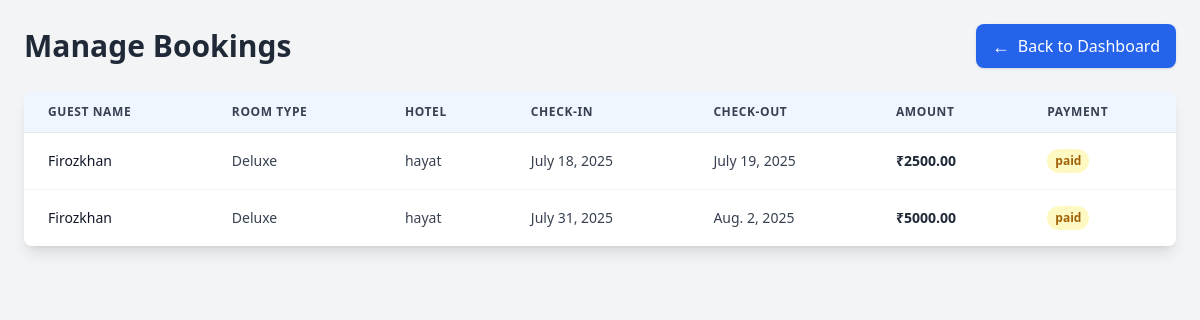
The page /owner/manage_bookings/1/ on the database its author committed.
### owner/models.py (models this page shows, shortened)
class GuestDetail(models.Model):
    booking = models.ForeignKey(Booking, on_delete=models.CASCADE, related_name='guest')
    hotel = models.ForeignKey('Hotel', on_delete=models.CASCADE)  # 🔗 Add this line
    full_name = models.CharField(max_length=100)
    gender = models.CharField(max_length=1, choices=[
        ('M', 'Male'),
        ('F', 'Female'),
        ('O', 'Other'),
    ])
    email = models.EmailField()
    phone = models.CharField(max_length=15)
    address = models.TextField(blank=True, null=True)

class Booking(models.Model):
    user = models.ForeignKey('app.userregister', on_delete=models.CASCADE,related_name='app_bookings',null=True,blank=True)  # or userregister if you're using a custom model
    hotel=models.ForeignKey('Hotel',on_delete=models.CASCADE)
    room = models.ForeignKey(Room, on_delete=models.CASCADE)
    booking_date = models.DateTimeField(auto_now_add=True)
    check_in = models.DateField(null=True, blank=True)
    check_out = models.DateField(null=True, blank=True)
    total_amount = models.DecimalField(max_digits=10, decimal_places=2)
    payment_id = models.CharField(max_length=100)
    payment_status = models.CharField(max_length=20, choices=[
        ('Pending', 'Pending'),
        ('Paid', 'Paid'),
        ('Failed', 'Failed'),
    ], default='Pending')
    status=models.CharField(max_length=20,choices=[
        ('confirmed',"Confirmed"),
        ('cancelled','Cancelled'),
        ('pending','Pending')
    ],default='pending')

class Room(models.Model):
    STATUS_CHOICES = [
        ('available', 'Available'),
        ('booked', 'Booked'),
        ('unavailable', 'Unavailable'),
    ]
    hotel = models.ForeignKey('Hotel', on_delete=models.CASCADE, related_name='rooms')
    room_type = models.ForeignKey(RoomType, on_delete=models.SET_NULL, null=True)
    price_per_night = models.DecimalField(max_digits=10, decimal_places=2)
    status = models.CharField(max_length=20, choices=STATUS_CHOICES, default='available')

class RoomType(models.Model):
    hotel = models.ForeignKey(Hotel, on_delete=models.CASCADE, null=True, blank=True)
    name = models.CharField(max_length=50)
    description = models.TextField(blank=True, null=True)

class Hotel(models.Model):
    hotel_name = models.CharField(max_length=100)
    email = models.EmailField(unique=True)
    phone = models.CharField(max_length=15)
    address = models.TextField()
    city = models.CharField(max_length=50)
    state = models.CharField(max_length=50)
    pincode = models.CharField(max_length=10)
    registration_number = models.CharField(max_length=100)
    license_number = models.CharField(max_length=100)
    total_rooms = models.PositiveIntegerField()
    password = models.CharField(max_length=128)
    image = models.ImageField(upload_to='hotel_images/image/', null=True, blank=True)

### owner/views.py (the view)
# urls.py: path('manage_bookings/<int:hotel_id>/',views.manage_bookings,name='manage_bookings'),
def manage_bookings(request,hotel_id):
    hotel=get_object_or_404(Hotel,id=hotel_id)
    booking=Booking.objects.filter(hotel=hotel).select_related('room')
    context={
        'hotels':hotel,
        'bookings':booking
    }
    return render(request,'manage_bookings.html',context)

### owner/templates/manage_bookings.html (shortened to what this page needs)
<!DOCTYPE html>
<html lang="en">
<head>
    <script src="https://cdn.tailwindcss.com"></script>
</head>
<body class="bg-gray-100 text-gray-800 min-h-screen p-6">
    <div class="flex flex-col sm:flex-row justify-between items-center mb-6 gap-4">
        <h1 class="text-3xl font-bold text-gray-800">Manage Bookings</h1>
        <a href="{% url 'hoteldashboard' hotels.id %}"
           class="flex items-center gap-2 px-4 py-2 bg-blue-600 text-white rounded-lg shadow hover:bg-blue-700 transition duration-200">
            <span class="text-lg">←</span> Back to Dashboard
        </a>
    </div>
    <div class="overflow-x-auto bg-white rounded-lg shadow-lg">
        <table class="min-w-full divide-y divide-gray-200">
            <thead class="bg-blue-50 text-gray-700">
                <tr>
                    <th class="px-6 py-3 text-left text-xs font-semibold uppercase tracking-wider">Guest Name</th>
                    <th class="px-6 py-3 text-left text-xs font-semibold uppercase tracking-wider">Room Type</th>
                    <th class="px-6 py-3 text-left text-xs font-semibold uppercase tracking-wider">Hotel</th>
                    <th class="px-6 py-3 text-left text-xs font-semibold uppercase tracking-wider">Check-in</th>
                    <th class="px-6 py-3 text-left text-xs font-semibold uppercase tracking-wider">Check-out</th>
                    <th class="px-6 py-3 text-left text-xs font-semibold uppercase tracking-wider">Amount</th>
                    <th class="px-6 py-3 text-left text-xs font-semibold uppercase tracking-wider">Payment</th>
                </tr>
            </thead>
            <tbody class="bg-white divide-y divide-gray-100">
                {% for booking in bookings %}
                <tr class="hover:bg-gray-50 transition duration-200">
                    <td class="px-6 py-4 whitespace-nowrap text-sm">
                        {% for guest in booking.guest.all %}
                            <p class="font-medium text-gray-900">{{ guest.full_name }}</p>
                        {% empty %}
                            <span class="text-gray-400 text-sm">No Guest</span>
                        {% endfor %}
                    </td>
                    <td class="px-6 py-4 whitespace-nowrap text-sm text-gray-700">{{ booking.room.room_type.name }}</td>
                    <td class="px-6 py-4 whitespace-nowrap text-sm text-gray-700">{{ booking.hotel.hotel_name }}</td>
                    <td class="px-6 py-4 whitespace-nowrap text-sm text-gray-700">{{ booking.check_in }}</td>
                    <td class="px-6 py-4 whitespace-nowrap text-sm text-gray-700">{{ booking.check_out }}</td>
                    <td class="px-6 py-4 whitespace-nowrap text-sm font-semibold text-gray-800">₹{{ booking.total_amount }}</td>
                    <td class="px-6 py-4 whitespace-nowrap text-sm">
                        <span class="inline-block px-2 py-1 rounded-full text-xs font-bold
                            {% if booking.payment_status == 'Paid' %}
                                bg-green-100 text-green-700
                            {% elif booking.payment_status == 'Failed' %}
                                bg-red-100 text-red-700
                            {% else %}
                                bg-yellow-100 text-yellow-700
                            {% endif %}
                        ">
                            {{ booking.payment_status }}
                        </span>
                    </td>
                </tr>
                {% empty %}
                <tr>
                    <td colspan="7" class="text-center px-6 py-4 text-gray-500">No bookings found.</td>
                </tr>
                {% endfor %}
            </tbody>
        </table>
    </div>
</body>
</html>

### rows shown on the page
Booking: room.room_type.name "Deluxe", hotel.hotel_name "hayat", check_in "July 18, 2025", check_out "July 19, 2025", total_amount "2500.00", payment_status "paid"
GuestDetail: full_name "Firozkhan"
Booking: room.room_type.name "Deluxe", hotel.hotel_name "hayat", check_in "July 31, 2025", check_out "Aug. 2, 2025", total_amount "5000.00", payment_status "paid"
GuestDetail: full_name "Firozkhan"
